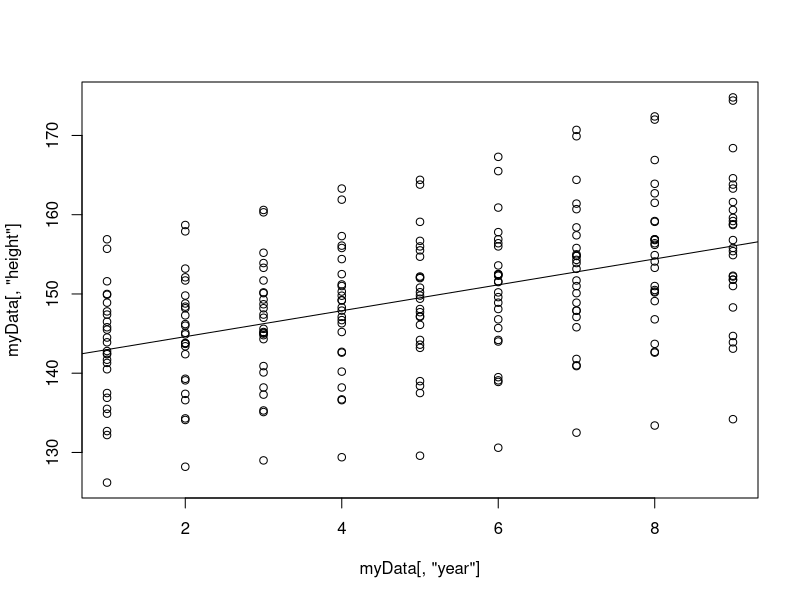
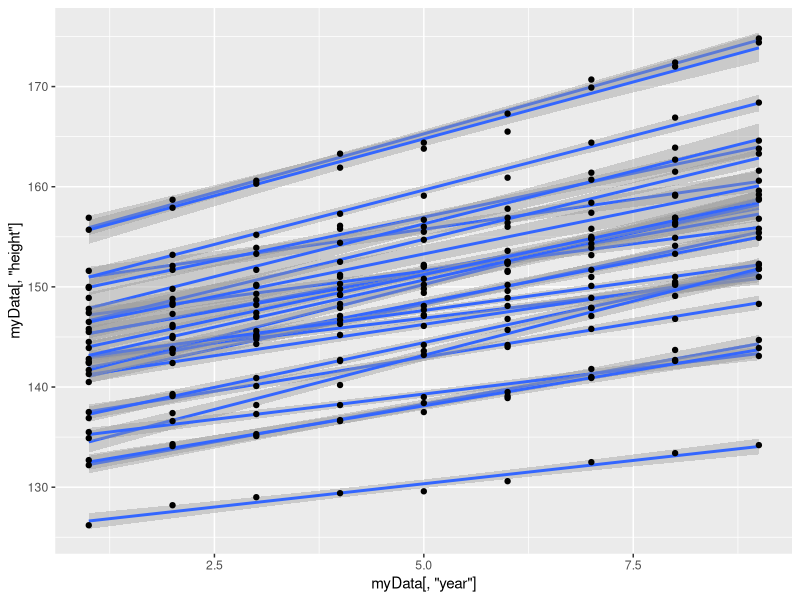

These charts were generated, in order, by the following R code:
library(nlme)
library(ggplot2)

#calcMSE method
calcMSE = function(predictedY,target) {
	error = predictedY-target
	return(mean(error^2))
}


#load data
myData = read.csv("oxboys.csv", header = TRUE)

#split train and test data
trainData = subset(myData, year <= 6)
testData = subset(myData, year > 6)

model = lm(height ~ year,data=myData);
png('lm-plot.png')
plot(myData[,'year'],myData[,'height'])
abline(model)
dev.off()


fp = ggplot(myData, aes(x=myData[,'year'], y=myData[,'height'], group=myData[,'id'])) + stat_smooth(method="lm")
fplot = fp + geom_point() 
ggsave(filename="lm-by-id.png", plot=fplot)


globalModel = lm(height ~ year,data=trainData);
globalTestOut = predict(globalModel,newdata=testData);
print('MSE for global model:')
print(calcMSE(globalTestOut,testData$height))

for( key in unique(trainData$id)){
	print(paste('MSE for student: ',key))
	
	#take data for each id
	studentTrain <- subset(trainData, id==key)
	studentTest <- subset(testData, id==key)
	localModel = lm(height ~ year, data=studentTrain)
	localTestOut = predict(localModel,newdata=studentTest)
	print(calcMSE(localTestOut,studentTest$height))

}

multiLevelModel =  lme(height~year, data=trainData, random=list(id=pdDiag(~year)))
multiLevelTestOut = predict(multiLevelModel, newdata=testData, level=1)
print('MSE for multi level model:')
print(calcMSE(multiLevelTestOut,testData$height))



